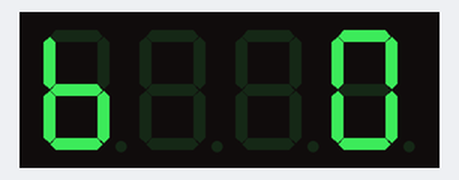
A program run on a simulated MicroPython board. Parts: 4-digit seven-segment display. Library files of the repository ran but are not shown: tm1637.py; what the program prints to the serial console is not drawn.

Above: at 3.16 s.
At 5.9 s:
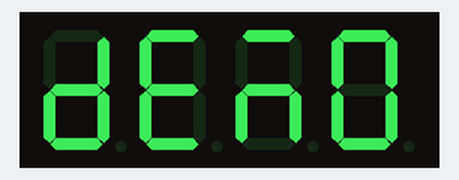
At 7.6 s:
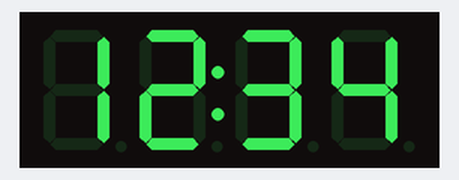
At 19.3 s:
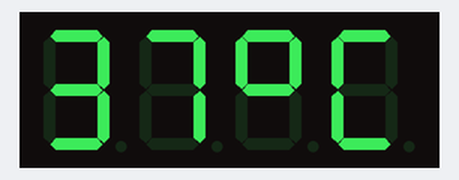
At 25.0 s:
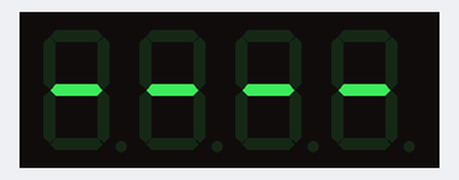
At 35.7 s:
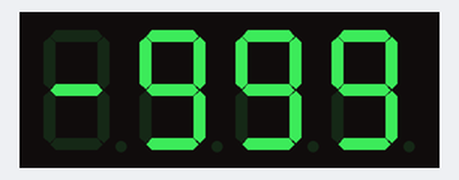

The program:

main.py
```python
# Python env   : MicroPython v1.23.0
# -*- coding: utf-8 -*-
# @Time    : 2025/01/16 10:21
# @Author  : 侯钧瀚
# @File    : main.py
# @Description : tm1637驱动示例

# ======================================== 导入相关模块 =========================================

# 导入MicroPython内置模块
from machine import Pin

# 导入tm1637驱动模块
import tm1637

# 导入时间模块
import time

# ======================================== 全局变量 ============================================

# ======================================== 功能函数 ============================================


def demo_brightness(disp: tm1637):
    """
    演示亮度调节:
    逐级增加亮度并显示数值，最后回到适合的亮度等级。

    Args:
        disp (tm1637): 显示屏驱动对象。

    ==================================
    Demonstration of brightness adjustment:
    Incrementally increase brightness and display the value, then return to a suitable level.

    Args:
        disp (tm1637): Display driver object.
    """
    for b in range(0, 8):
        disp.brightness(b)
        disp.show("b{:>3d}".format(b))  # 显示当前亮度
        time.sleep_ms(300)
    disp.brightness(4)
    time.sleep_ms(400)


def demo_show(disp: tm1637):
    """
    演示字符串显示:
    直接显示字符串和冒号显示效果。

    Args:
        disp (tm1637): 显示屏驱动对象。

    ==================================
    Demonstration of string display:
    Directly display a string and show colon effect.

    Args:
        disp (tm1637): Display driver object.
    """
    disp.show("dEMo")
    time.sleep_ms(800)
    disp.show(" A01", True)
    time.sleep_ms(800)


def demo_numbers(disp: tm1637):
    """
    演示两组数字显示:
    显示带冒号的两组数字，并演示范围裁剪。

    Args:
        disp (tm1637): 显示屏驱动对象。

    ==================================
    Demonstration of dual number display:
    Display two groups of numbers with a colon, and demonstrate range clipping.

    Args:
        disp (tm1637): Display driver object.
    """
    disp.numbers(12, 34, colon=True)
    time.sleep_ms(800)
    disp.numbers(-9, 99, colon=True)
    time.sleep_ms(800)


def demo_number(disp: tm1637):
    """
    演示单个数字显示:
    循环展示不同的整数，含正数与负数。

    Args:
        disp (tm1637): 显示屏驱动对象。

    ==================================
    Demonstration of single number display:
    Loop through different integers, including positive and negative values.

    Args:
        disp (tm1637): Display driver object.
    """
    for n in (0, 7, 42, 256, 9999, -999, -1234):
        disp.number(n)
        time.sleep_ms(600)


def demo_hex(disp: tm1637):
    """
    演示十六进制数显示:
    循环显示不同的十六进制数。

    Args:
        disp (tm1637): 显示屏驱动对象。

    ==================================
    Demonstration of hexadecimal display:
    Loop through different hexadecimal values.

    Args:
        disp (tm1637): Display driver object.
    """
    for v in (0x0, 0x5A, 0xBEEF, 0x1234, 0xFFFF):
        disp.hex(v)
        time.sleep_ms(600)


def demo_temperature(disp: tm1637):
    """
    演示温度显示:
    循环显示不同的温度值（范围 -15 ~ 120）。

    Args:
        disp (tm1637): 显示屏驱动对象。

    ==================================
    Demonstration of temperature display:
    Loop through different temperature values (range -15 ~ 120).

    Args:
        disp (tm1637): Display driver object.
    """
    for t in (-15, -9, 0, 25, 37, 99, 120):
        disp.temperature(t)
        time.sleep_ms(700)


def demo_scroll(disp: tm1637):
    """
    演示字符串滚动:
    循环滚动显示字符串。

    Args:
        disp (tm1637): 显示屏驱动对象。

    ==================================
    Demonstration of string scrolling:
    Cyclically scroll to display the string.

    Args:
        disp (tm1637): Display driver object.
    """
    disp.scroll("HELLO TM1637  ", delay=180)


def demo_raw_write(disp: tm1637):
    """
    演示原始段码写入:
    使用自定义段码绘制中横杠，再清空。

    Args:
        disp (tm1637): 显示屏驱动对象。

    ==================================
    Demonstration of raw segment writing:
    Draw middle dashes with custom segment codes, then clear.

    Args:
        disp (tm1637): Display driver object.
    """
    DASH = 0x40
    BLANK = 0x00
    disp.write([DASH, DASH, DASH, DASH], pos=0)
    time.sleep_ms(800)
    disp.write([BLANK, BLANK, BLANK, BLANK], pos=0)
    time.sleep_ms(800)


# ======================================== 自定义类 ============================================

# ======================================== 初始化配置 ==========================================
# 上电延时3s
time.sleep(3)
# 打印调试消息
print("FreakStudio: Test TM1637 Module")
tm = tm1637.TM1637(clk=Pin(5), dio=Pin(4))

# ========================================  主程序  ===========================================

while True:
    demo_brightness(tm)  # 亮度从暗到亮再回到中等
    demo_show(tm)  # 展示字符串与冒号位
    demo_numbers(tm)  # 两个 2 位整数，点亮冒号
    demo_number(tm)  # 显示单个整数（范围 -999..9999）
    demo_hex(tm)  # 十六进制显示
    demo_temperature(tm)  # 温度显示（含 lo/hi）
    demo_scroll(tm)  # 滚动文本
    demo_raw_write(tm)  # 原始段码:显示“----”和空白
```

Measured:
- what the display in image 1 shows lasts 0.8 s, from 5.9 s to 6.7 s
- what the display in image 3 shows lasts 0.8 s, from 19.2 s to 20.0 s
- what the display in image 5 shows lasts 1.2 s, from 35.7 s to 36.9 s
